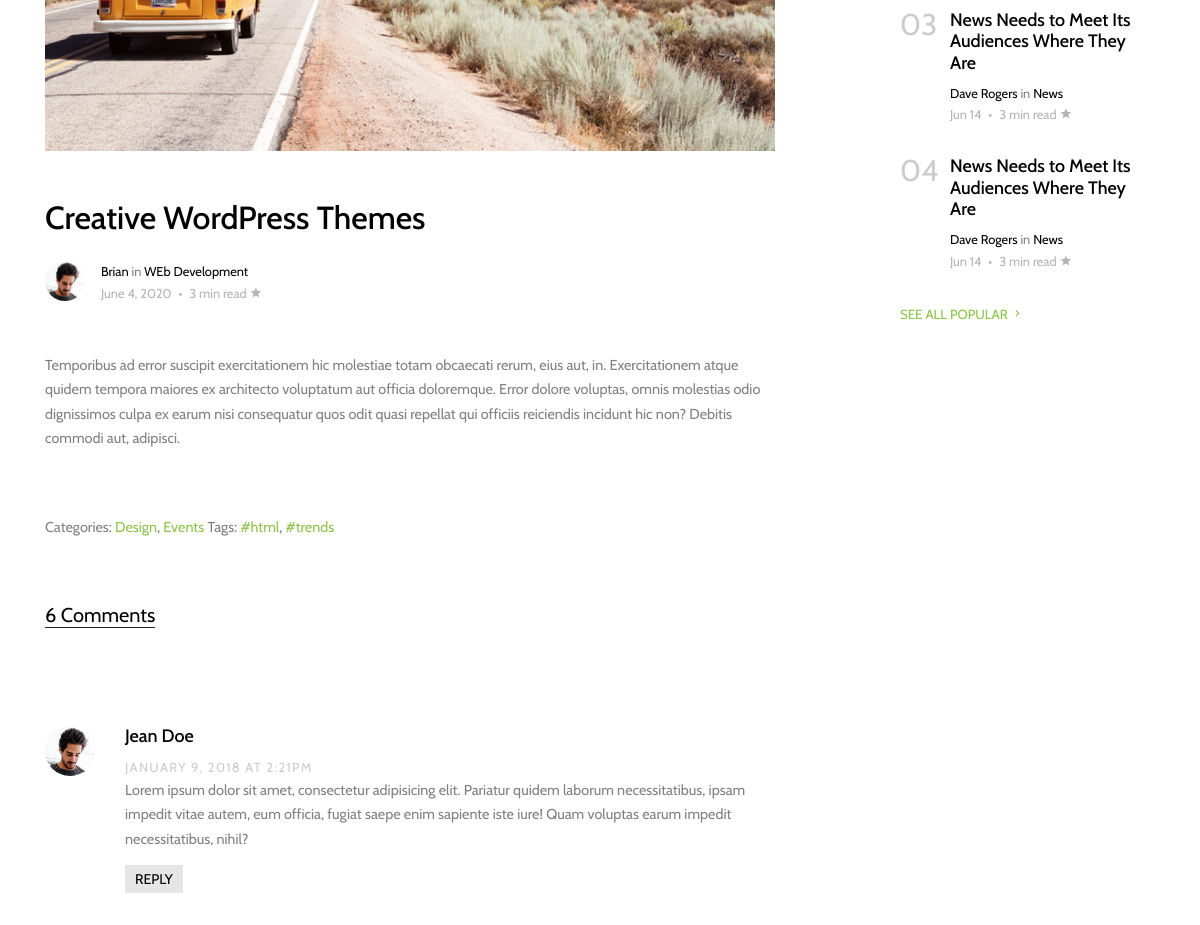
The page /trending-post/1/ (middle part) on the database as committed earlier.
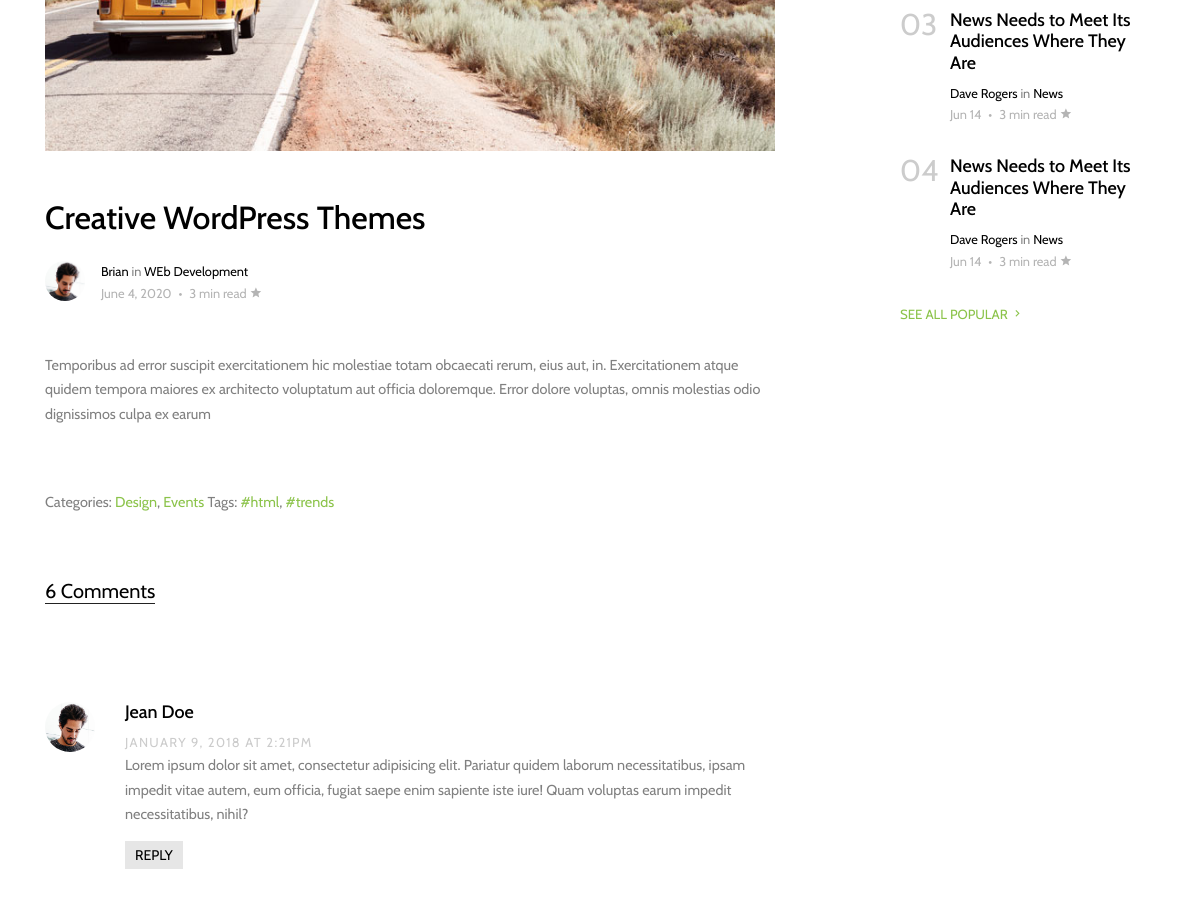
The same page on the database as committed later.
### blog/models.py (models this page shows, shortened)
class Trending(models.Model):
    title = models.CharField(max_length=150)
    description = models.TextField()
    author = models.CharField(max_length=50, null=True, blank=True)
    tag = models.CharField(max_length=50)
    date_Created = models.DateField(auto_now_add=True)
    image = models.ImageField(upload_to='Trends')
    @property
    def authorPrest(self):
        try:
            post = self.author
        except:
            post = ''
        return post
    @property
    def imageUrl(self):
        try:
            url = self.image.url
        except:
            url = ''
        return url

### blog/views.py (the view)
# urls.py: path('trending-post/<str:pk>/',views.PostDetail,name='trending-post')
def PostDetail(request, pk):
    trend_post = Trending.objects.get(id=pk)
    context = {
        'trend_post': trend_post,
    }
    return render(request, 'blog/blog-single.html', context)

### templates/blog/blog-single.html (shortened to what this page needs)
<!DOCTYPE html>
{% extends "blog/base.html" %}
{% load static %}
{% block main-content %}
<div class="site-section">
  <div class="container">
    <div class="row">
      <div class="col-lg-8 single-content">
        <p class="mb-5">
          <img src="{{trend_post.imageUrl}}" alt="Image" class="img-fluid">
        </p>
        <h1 class="mb-4">
          {{trend_post.title}}
        </h1>
        <div class="post-meta d-flex mb-5">
          <div class="bio-pic mr-3">
            <img src="images/person_1.jpg" alt="Image" class="img-fluidid">
          </div>
          <div class="vcard">
            <span class="d-block"><a href="#">{{trend_post.authorPrest}}</a> in <a
                href="#">{{trend_post.tag}}</a></span>
            <span class="date-read">{{trend_post.date_Created}} <span class="mx-1">&bullet;</span> 3 min read <span
                class="icon-star2"></span></span>
          </div>
        </div>
        <p>{{trend_post.description}}</p>
        <div class="pt-5">
          <p>Categories: <a href="#">Design</a>, <a href="#">Events</a> Tags: <a href="#">#html</a>, <a
              href="#">#trends</a></p>
        </div>
        <div class="pt-5">
          <div class="section-title">
            <h2 class="mb-5">6 Comments</h2>
          </div>
          <ul class="comment-list">
            <li class="comment">
              <div class="vcard bio">
                <img src="images/person_1.jpg" alt="Image placeholder">
              </div>
              <div class="comment-body">
                <h3>Jean Doe</h3>
                <div class="meta">January 9, 2018 at 2:21pm</div>
                <p>Lorem ipsum dolor sit amet, consectetur adipisicing elit. Pariatur quidem laborum necessitatibus,
                  ipsam impedit vitae autem, eum officia, fugiat saepe enim sapiente iste iure! Quam voluptas earum
                  impedit necessitatibus, nihil?</p>
                <p><a href="#" class="reply">Reply</a></p>
              </div>
            </li>
          </ul>
        </div>
      </div>
      <div class="col-lg-3 ml-auto">
        <div class="trend-entry d-flex">
          <div class="number align-self-start">03</div>
          <div class="trend-contents">
            <h2><a href="blog-single.html">News Needs to Meet Its Audiences Where They Are</a></h2>
            <div class="post-meta">
              <span class="d-block"><a href="#">Dave Rogers</a> in <a href="#">News</a></span>
              <span class="date-read">Jun 14 <span class="mx-1">&bullet;</span> 3 min read <span
                  class="icon-star2"></span></span>
            </div>
          </div>
        </div>
        <div class="trend-entry d-flex pl-0">
          <div class="number align-self-start">04</div>
          <div class="trend-contents">
            <h2><a href="blog-single.html">News Needs to Meet Its Audiences Where They Are</a></h2>
            <div class="post-meta">
              <span class="d-block"><a href="#">Dave Rogers</a> in <a href="#">News</a></span>
              <span class="date-read">Jun 14 <span class="mx-1">&bullet;</span> 3 min read <span
                  class="icon-star2"></span></span>
            </div>
          </div>
        </div>
        <p>
          <a href="#" class="more">See All Popular <span class="icon-keyboard_arrow_right"></span></a>
        </p>
      </div>
    </div>
  </div>
</div>
{% endblock main-content %}

Rows that differ between the two databases and show on the page:
changed Trending "Creative WordPress Themes": description "…dignissimos culpa ex earum nisi consequatur quos odit quasi repellat qui officiis reiciendis incidunt hic non? Debitis commodi aut, adipisci." → "…dignissimos culpa ex earum"
